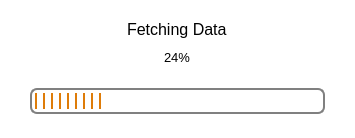
<?xml version="1.0" encoding="UTF-8"?>
<ui version="4.0">
 <class>DisplayLoadingProgress</class>
 <widget class="QDialog" name="DisplayLoadingProgress">
  <property name="geometry">
   <rect>
    <x>0</x>
    <y>0</y>
    <width>355</width>
    <height>138</height>
   </rect>
  </property>
  <property name="windowTitle">
   <string>TaskName</string>
  </property>
  <property name="styleSheet">
   <string notr="true">QProgressBar {
	border-style: solid;
	border-color: grey;
	border-radius: 7px;
	border-width: 2px;
	text-align: center;
}

QProgressBar::chunk {
	width: 2px;
	background-color: #de7c09;
	margin: 3px;
}</string>
  </property>
  <layout class="QHBoxLayout" name="horizontalLayout">
   <property name="leftMargin">
    <number>0</number>
   </property>
   <property name="topMargin">
    <number>0</number>
   </property>
   <property name="rightMargin">
    <number>0</number>
   </property>
   <property name="bottomMargin">
    <number>0</number>
   </property>
   <item>
    <widget class="QFrame" name="frame">
     <property name="frameShape">
      <enum>QFrame::NoFrame</enum>
     </property>
     <property name="frameShadow">
      <enum>QFrame::Raised</enum>
     </property>
     <layout class="QVBoxLayout" name="verticalLayout_2">
      <property name="leftMargin">
       <number>0</number>
      </property>
      <property name="topMargin">
       <number>0</number>
      </property>
      <property name="rightMargin">
       <number>0</number>
      </property>
      <property name="bottomMargin">
       <number>0</number>
      </property>
      <item>
       <widget class="QFrame" name="logoFrame">
        <property name="autoFillBackground">
         <bool>false</bool>
        </property>
        <property name="styleSheet">
         <string notr="true">background-color: rgb(255, 255, 255);</string>
        </property>
        <property name="frameShape">
         <enum>QFrame::NoFrame</enum>
        </property>
        <property name="frameShadow">
         <enum>QFrame::Raised</enum>
        </property>
        <layout class="QVBoxLayout" name="verticalLayout_3">
         <property name="spacing">
          <number>20</number>
         </property>
         <property name="leftMargin">
          <number>30</number>
         </property>
         <property name="topMargin">
          <number>20</number>
         </property>
         <property name="rightMargin">
          <number>30</number>
         </property>
         <property name="bottomMargin">
          <number>24</number>
         </property>
         <item>
          <widget class="QFrame" name="frame_2">
           <property name="frameShape">
            <enum>QFrame::NoFrame</enum>
           </property>
           <property name="frameShadow">
            <enum>QFrame::Raised</enum>
           </property>
           <layout class="QVBoxLayout" name="verticalLayout">
            <property name="spacing">
             <number>8</number>
            </property>
            <property name="leftMargin">
             <number>0</number>
            </property>
            <property name="topMargin">
             <number>0</number>
            </property>
            <property name="rightMargin">
             <number>0</number>
            </property>
            <property name="bottomMargin">
             <number>0</number>
            </property>
            <item alignment="Qt::AlignHCenter">
             <widget class="QLabel" name="loadingText">
              <property name="text">
               <string>&lt;html&gt;&lt;head/&gt;&lt;body&gt;&lt;p&gt;&lt;span style=&quot; font-size:12pt;&quot;&gt;Fetching Data&lt;/span&gt;&lt;/p&gt;&lt;/body&gt;&lt;/html&gt;</string>
              </property>
              <property name="margin">
               <number>0</number>
              </property>
             </widget>
            </item>
            <item alignment="Qt::AlignHCenter">
             <widget class="QLabel" name="loadingProgressText">
              <property name="text">
               <string>&lt;html&gt;&lt;head/&gt;&lt;body&gt;&lt;p&gt;&lt;span style=&quot; font-size:10pt;&quot;&gt;24%&lt;/span&gt;&lt;/p&gt;&lt;/body&gt;&lt;/html&gt;</string>
              </property>
              <property name="margin">
               <number>0</number>
              </property>
             </widget>
            </item>
           </layout>
          </widget>
         </item>
         <item>
          <widget class="QProgressBar" name="loadingProgressBar">
           <property name="styleSheet">
            <string notr="true"/>
           </property>
           <property name="maximum">
            <number>100</number>
           </property>
           <property name="value">
            <number>24</number>
           </property>
           <property name="textVisible">
            <bool>false</bool>
           </property>
           <property name="invertedAppearance">
            <bool>false</bool>
           </property>
          </widget>
         </item>
        </layout>
       </widget>
      </item>
     </layout>
    </widget>
   </item>
  </layout>
 </widget>
 <resources>
  <include location="../icons.qrc"/>
  <include location="../assets.qrc"/>
 </resources>
 <connections/>
</ui>
